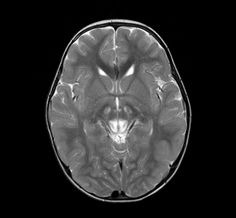
#> input picture Brain_Tumor/Testing/no_tumor/image(2).jpg, 236 x 218 px, found by its file name
$ jupyter execute --allow-errors BT.ipynb
#> lines starting #> are read from the running program, lines starting #| are printed output that depends on the picture
#> further down, img is the input picture: shape (218, 236); min 0, max 255, mean 44.1
#> `img = cv2.resize(img, (200,200))`:
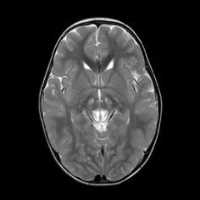
#> img: shape (200, 200); min 0, max 255, mean 44
[cell 1]
import numpy as np
import pandas as pd
import matplotlib.pyplot as plt
from sklearn.model_selection import train_test_split
from sklearn.metrics import accuracy_score

[cell 2]
import os
path = os.listdir('brain_tumor/Training/')
classes = {'no_tumor':0, 'pituitary_tumor':1,'glioma_tumor':2,'meningioma_tumor':3}

[cell 3]
import cv2
X = []
Y = []
#> (the rest of this cell did not finish here and is left out)

[cell 4]
X = np.array(X)
Y = np.array(Y)

X_updated = X.reshape(len(X), -1)

[cell 5]
np.unique(Y)

[cell 6]
pd.Series(Y).value_counts()

[cell 7]
X.shape, X_updated.shape
#> Out = ((1, 200, 200), (1, 40000))

[cell 8]
plt.imshow(X[0], cmap='gray')

[cell 9]
X_updated = X.reshape(len(X), -1)
X_updated.shape
#> Out = (1, 40000)
